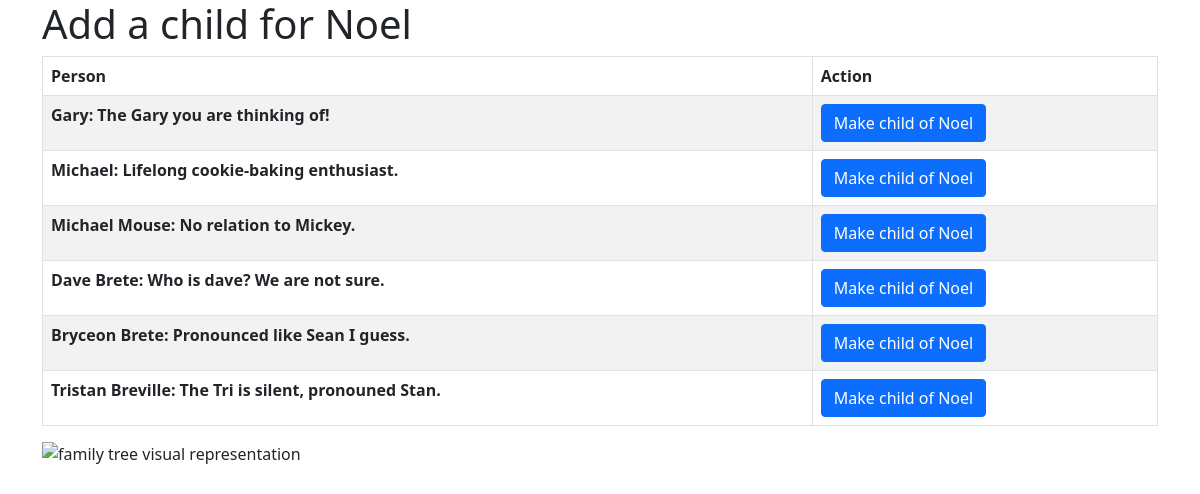
Page /add_child/1 on the committed database.
### tables this page shows
CREATE TABLE People (
        id INTEGER PRIMARY KEY AUTOINCREMENT NOT NULL ,
        name varchar(255) DEFAULT NULL,
        bio mediumtext DEFAULT NULL);

### server.py (the view)
@app.route('/add_child/<id>', methods=['GET'])
def add_child(id):
    conn = sqlite3.connect(DB_PATH)
    data = conn.execute(f'SELECT name FROM People WHERE id={id}').fetchone()
    person_name = data
    data = conn.execute(f'SELECT * FROM People WHERE id!={id}')
    return render_template('add_child.html', title='Add a child', person = person_name, parent_id = id, people=data)

### templates/add_child.html (shortened to what this page needs)
<html>
    <head>
        <link href="https://cdn.jsdelivr.net/npm/bootstrap@5.0.2/dist/css/bootstrap.min.css" rel="stylesheet">
    </head>
    <body>
        <div class="container-lg">
        <h1>
        </h1>
        <table class="table table-bordered table-striped table-hover">
            <thead>
                <th scope="col">Person</th>
                <th scope="col">Action</th>
            </thead>
            <tbody>
                {% for id, name, bio in people: %}
                <tr>
                    <th scope="row">{{ name }}: {{ bio }} </th>
                    <td>
                        <a class="btn btn-primary" href="{{ url_for('add_edge', parent_id=parent_id, child_id=id) }}">Make child of {{ person[0] }}</a>
                    </td>
                </tr>
                {% endfor %}
        </table>
        <img src="{{ family_tree_img }}" alt="family tree visual representation">
        </div>
    </body>
</html>

### rows in the picture
People: name "Gary", bio "The Gary you are thinking of!"
People: name "Noel"
People: name "Michael", bio "Lifelong cookie-baking enthusiast."
People: name "Michael Mouse", bio "No relation to Mickey."
People: name "Dave Brete", bio "Who is dave? We are not sure."
People: name "Bryceon Brete", bio "Pronounced like Sean I guess."
People: name "Tristan Breville", bio "The Tri is silent, pronouned Stan."
